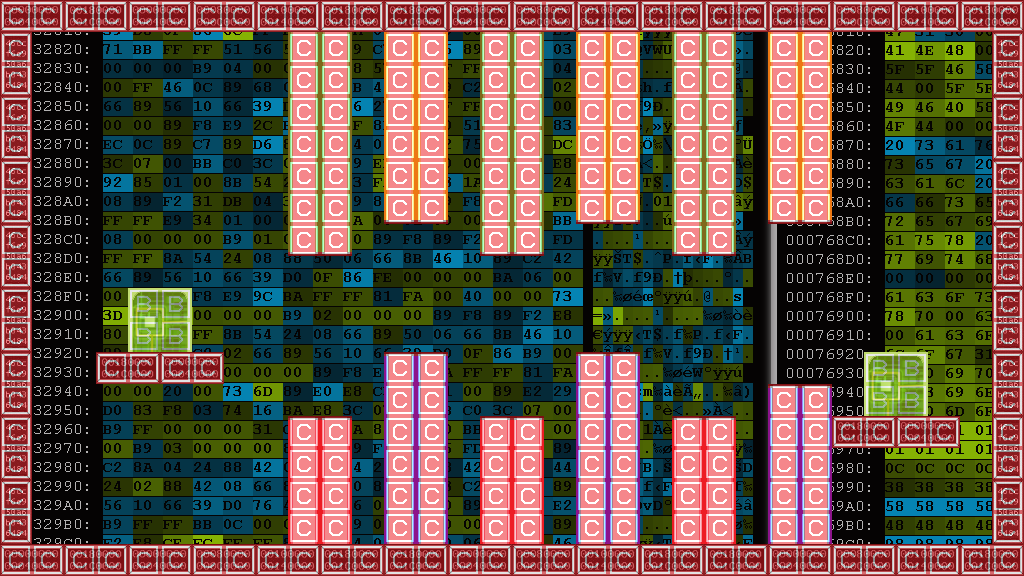

Rendered tile map (Tiled .tmx) drawn with the repository's tilesets; below, a short description and the full map source, tile grids included:
An orthogonal 32x18 tile map with 32x32 px tiles, 4 tile layers (parallax, back, front, collision), 2 tilesets and 2 objects.

<map version="1.0" orientation="orthogonal" renderorder="right-down" width="32" height="18" tilewidth="32" tileheight="32" nextobjectid="6">
 <tileset firstgid="1" name="tilesetCollision" tilewidth="32" tileheight="32" tilecount="6">
  <image source="../bitmaps/tilesetCollision.png" width="192" height="32" />
 </tileset>
 <tileset firstgid="7" name="tileset" tilewidth="32" tileheight="32" tilecount="2528">
  <image source="../bitmaps/tileset.png" width="1024" height="2528" />
 </tileset>
 <layer name="parallax" width="32" height="18">
  <data encoding="csv">
1415,1416,1417,1418,1419,1420,1421,1422,1423,1424,1425,1426,1427,1428,1429,1430,1431,1432,1433,1434,1435,1436,1437,1438,1439,1440,1441,1442,1443,1444,1445,1446,
1447,1448,1449,1450,1451,1452,1453,1454,1455,1456,1457,1458,1459,1460,1461,1462,1463,1464,1465,1466,1467,1468,1469,1470,1471,1472,1473,1474,1475,1476,1477,1478,
1479,1480,1481,1482,1483,1484,1485,1486,1487,1488,1489,1490,1491,1492,1493,1494,1495,1496,1497,1498,1499,1500,1501,1502,1503,1504,1505,1506,1507,1508,1509,1510,
1511,1512,1513,1514,1515,1516,1517,1518,1519,1520,1521,1522,1523,1524,1525,1526,1527,1528,1529,1530,1531,1532,1533,1534,1535,1536,1537,1538,1539,1540,1541,1542,
1543,1544,1545,1546,1547,1548,1549,1550,1551,1552,1553,1554,1555,1556,1557,1558,1559,1560,1561,1562,1563,1564,1565,1566,1567,1568,1569,1570,1571,1572,1573,1574,
1575,1576,1577,1578,1579,1580,1581,1582,1583,1584,1585,1586,1587,1588,1589,1590,1591,1592,1593,1594,1595,1596,1597,1598,1599,1600,1601,1602,1603,1604,1605,1606,
1607,1608,1609,1610,1611,1612,1613,1614,1615,1616,1617,1618,1619,1620,1621,1622,1623,1624,1625,1626,1627,1628,1629,1630,1631,1632,1633,1634,1635,1636,1637,1638,
1639,1640,1641,1642,1643,1644,1645,1646,1647,1648,1649,1650,1651,1652,1653,1654,1655,1656,1657,1658,1659,1660,1661,1662,1663,1664,1665,1666,1667,1668,1669,1670,
1671,1672,1673,1674,1675,1676,1677,1678,1679,1680,1681,1682,1683,1684,1685,1686,1687,1688,1689,1690,1691,1692,1693,1694,1695,1696,1697,1698,1699,1700,1701,1702,
1703,1704,1705,1706,1707,1708,1709,1710,1711,1712,1713,1714,1715,1716,1717,1718,1719,1720,1721,1722,1723,1724,1725,1726,1727,1728,1729,1730,1731,1732,1733,1734,
1735,1736,1737,1738,1739,1740,1741,1742,1743,1744,1745,1746,1747,1748,1749,1750,1751,1752,1753,1754,1755,1756,1757,1758,1759,1760,1761,1762,1763,1764,1765,1766,
1767,1768,1769,1770,1771,1772,1773,1774,1775,1776,1777,1778,1779,1780,1781,1782,1783,1784,1785,1786,1787,1788,1789,1790,1791,1792,1793,1794,1795,1796,1797,1798,
1799,1800,1801,1802,1803,1804,1805,1806,1807,1808,1809,1810,1811,1812,1813,1814,1815,1816,1817,1818,1819,1820,1821,1822,1823,1824,1825,1826,1827,1828,1829,1830,
1831,1832,1833,1834,1835,1836,1837,1838,1839,1840,1841,1842,1843,1844,1845,1846,1847,1848,1849,1850,1851,1852,1853,1854,1855,1856,1857,1858,1859,1860,1861,1862,
1863,1864,1865,1866,1867,1868,1869,1870,1871,1872,1873,1874,1875,1876,1877,1878,1879,1880,1881,1882,1883,1884,1885,1886,1887,1888,1889,1890,1891,1892,1893,1894,
1895,1896,1897,1898,1899,1900,1901,1902,1903,1904,1905,1906,1907,1908,1909,1910,1911,1912,1913,1914,1915,1916,1917,1918,1919,1920,1921,1922,1923,1924,1925,1926,
1927,1928,1929,1930,1931,1932,1933,1934,1935,1936,1937,1938,1939,1940,1941,1942,1943,1944,1945,1946,1947,1948,1949,1950,1951,1952,1953,1954,1955,1956,1957,1958,
1959,1960,1961,1962,1963,1964,1965,1966,1967,1968,1969,1970,1971,1972,1973,1974,1975,1976,1977,1978,1979,1980,1981,1982,1983,1984,1985,1986,1987,1988,1989,1990
</data>
 </layer>
 <layer name="back" width="32" height="18">
  <data encoding="csv">
0,0,0,0,0,0,0,0,0,0,0,0,0,0,0,0,0,0,0,0,0,0,0,0,0,0,0,0,0,0,0,0,
0,0,0,0,0,0,0,0,0,0,0,0,0,0,0,0,0,0,0,0,0,0,0,0,0,0,0,0,0,0,0,0,
0,0,0,0,0,0,0,0,0,0,0,0,0,0,0,0,0,0,0,0,0,0,0,0,0,0,0,0,0,0,0,0,
0,0,0,0,0,0,0,0,0,0,0,0,0,0,0,0,0,0,0,0,0,0,0,0,0,0,0,0,0,0,0,0,
0,0,0,0,0,0,0,0,0,0,0,0,0,0,0,0,0,0,0,0,0,0,0,0,0,0,0,0,0,0,0,0,
0,0,0,0,0,0,0,0,0,0,0,0,0,0,0,0,0,0,0,0,0,0,0,0,0,0,0,0,0,0,0,0,
0,0,0,0,0,0,0,0,0,0,0,0,0,0,0,0,0,0,0,0,0,0,0,0,0,0,0,0,0,0,0,0,
0,0,0,0,0,0,0,0,0,0,0,0,0,0,0,0,0,0,0,0,0,0,0,0,0,0,0,0,0,0,0,0,
0,0,0,0,0,0,0,0,0,0,0,0,0,0,0,0,0,0,0,0,0,0,0,0,0,0,0,0,0,0,0,0,
0,0,0,0,111,112,0,0,0,0,0,0,0,0,0,0,0,0,0,0,0,0,0,0,0,0,0,0,0,0,0,0,
0,0,0,0,143,144,0,0,0,0,0,0,0,0,0,0,0,0,0,0,0,0,0,0,0,0,0,0,0,0,0,0,
0,0,0,0,0,0,0,0,0,0,0,0,0,0,0,0,0,0,0,0,0,0,0,0,0,0,0,111,112,0,0,0,
0,0,0,0,0,0,0,0,0,0,0,0,0,0,0,0,0,0,0,0,0,0,0,0,0,0,0,143,144,0,0,0,
0,0,0,0,0,0,0,0,0,0,0,0,0,0,0,0,0,0,0,0,0,0,0,0,0,0,0,0,0,0,0,0,
0,0,0,0,0,0,0,0,0,0,0,0,0,0,0,0,0,0,0,0,0,0,0,0,0,0,0,0,0,0,0,0,
0,0,0,0,0,0,0,0,0,0,0,0,0,0,0,0,0,0,0,0,0,0,0,0,0,0,0,0,0,0,0,0,
0,0,0,0,0,0,0,0,0,0,0,0,0,0,0,0,0,0,0,0,0,0,0,0,0,0,0,0,0,0,0,0,
0,0,0,0,0,0,0,0,0,0,0,0,0,0,0,0,0,0,0,0,0,0,0,0,0,0,0,0,0,0,0,0
</data>
 </layer>
 <layer name="front" width="32" height="18">
  <data encoding="csv">
13,14,11,12,13,14,15,16,17,18,19,20,11,12,13,14,15,16,17,18,19,20,11,12,13,14,15,16,17,18,19,20,
75,0,0,0,0,0,0,0,0,174,174,0,207,207,0,174,174,0,207,207,0,174,174,0,207,207,0,0,0,0,0,75,
107,0,0,0,0,0,0,0,0,174,174,0,207,207,0,174,174,0,207,207,0,174,174,0,207,207,0,0,0,0,0,107,
75,0,0,0,0,0,0,0,0,174,174,0,207,207,0,174,174,0,207,207,0,174,174,0,207,207,0,0,0,0,0,75,
107,0,0,0,0,0,0,0,0,174,174,0,207,207,0,174,174,0,207,207,0,174,174,0,207,207,0,0,0,0,0,107,
75,0,0,0,0,0,0,0,0,174,174,0,207,207,0,174,174,0,207,207,0,174,174,0,207,207,0,0,0,0,0,75,
107,0,0,0,0,0,0,0,0,174,174,0,206,206,0,174,174,0,206,206,0,174,174,0,206,206,0,0,0,0,0,107,
75,0,0,0,0,0,0,0,0,173,173,0,0,0,0,173,173,0,0,0,0,173,173,0,0,0,0,0,0,0,0,75,
107,0,0,0,0,0,0,0,0,0,0,0,0,0,0,0,0,0,0,0,0,0,0,0,0,0,0,0,0,0,0,107,
75,0,0,0,0,0,0,0,0,0,0,0,0,0,0,0,0,0,0,0,0,0,0,0,0,0,0,0,0,0,0,75,
107,0,0,0,0,0,0,0,0,0,0,0,0,0,0,0,0,0,0,0,0,0,0,0,0,0,0,0,0,0,0,107,
75,0,0,11,12,13,14,0,0,0,0,0,169,169,0,0,0,0,169,169,0,0,0,0,0,0,0,0,0,0,0,75,
107,0,0,0,0,0,0,0,0,0,0,0,168,168,0,0,0,0,168,168,0,0,0,0,169,169,0,0,0,0,0,107,
75,0,0,0,0,0,0,0,0,201,201,0,168,168,0,201,201,0,168,168,0,201,201,0,168,168,11,12,13,14,0,75,
107,0,0,0,0,0,0,0,0,234,234,0,168,168,0,234,234,0,168,168,0,234,234,0,168,168,0,0,0,0,0,107,
75,0,0,0,0,0,0,0,0,234,234,0,168,168,0,234,234,0,168,168,0,234,234,0,168,168,0,0,0,0,0,75,
107,0,0,0,0,0,0,0,0,234,234,0,168,168,0,234,234,0,168,168,0,234,234,0,168,168,0,0,0,0,0,107,
13,14,11,12,13,14,15,16,17,18,19,20,11,12,13,14,15,16,17,18,19,20,11,12,13,14,15,16,17,18,19,20
</data>
 </layer>
 <layer name="collision" width="32" height="18" opacity="0.53">
  <data encoding="csv">
1,1,1,1,1,1,1,1,1,1,1,1,1,1,1,1,1,1,1,1,1,1,1,1,1,1,1,1,1,1,1,1,
1,0,0,0,0,0,0,0,0,1,1,0,1,1,0,1,1,0,1,1,0,1,1,0,1,1,0,0,0,0,0,1,
1,0,0,0,0,0,0,0,0,1,1,0,1,1,0,1,1,0,1,1,0,1,1,0,1,1,0,0,0,0,0,1,
1,0,0,0,0,0,0,0,0,1,1,0,1,1,0,1,1,0,1,1,0,1,1,0,1,1,0,0,0,0,0,1,
1,0,0,0,0,0,0,0,0,1,1,0,1,1,0,1,1,0,1,1,0,1,1,0,1,1,0,0,0,0,0,1,
1,0,0,0,0,0,0,0,0,1,1,0,1,1,0,1,1,0,1,1,0,1,1,0,1,1,0,0,0,0,0,1,
1,0,0,0,0,0,0,0,0,1,1,0,1,1,0,1,1,0,1,1,0,1,1,0,1,1,0,0,0,0,0,1,
1,0,0,0,0,0,0,0,0,1,1,0,0,0,0,1,1,0,0,0,0,1,1,0,0,0,0,0,0,0,0,1,
1,0,0,0,0,0,0,0,0,0,0,0,0,0,0,0,0,0,0,0,0,0,0,0,0,0,0,0,0,0,0,1,
1,0,0,0,2,2,0,0,0,0,0,0,0,0,0,0,0,0,0,0,0,0,0,0,0,0,0,0,0,0,0,1,
1,0,0,0,2,2,0,0,0,0,0,0,0,0,0,0,0,0,0,0,0,0,0,0,0,0,0,0,0,0,0,1,
1,0,0,1,1,1,1,0,0,0,0,0,1,1,0,0,0,0,1,1,0,0,0,0,0,0,0,2,2,0,0,1,
1,0,0,0,0,0,0,0,0,0,0,0,1,1,0,0,0,0,1,1,0,0,0,0,1,1,0,2,2,0,0,1,
1,0,0,0,0,0,0,0,0,1,1,0,1,1,0,1,1,0,1,1,0,1,1,0,1,1,1,1,1,1,0,1,
1,0,0,0,0,0,0,0,0,1,1,0,1,1,0,1,1,0,1,1,0,1,1,0,1,1,0,0,0,0,0,1,
1,0,0,0,0,0,0,0,0,1,1,0,1,1,0,1,1,0,1,1,0,1,1,0,1,1,0,0,0,0,0,1,
1,0,0,0,0,0,0,0,0,1,1,0,1,1,0,1,1,0,1,1,0,1,1,0,1,1,0,0,0,0,0,1,
1,1,1,1,1,1,1,1,1,1,1,1,1,1,1,1,1,1,1,1,1,1,1,1,1,1,1,1,1,1,1,1
</data>
 </layer>
 <objectgroup name="wires">
  <object id="4" x="896" y="416">
   <polyline points="0,0 0,64 128,64" />
  </object>
  <object id="5" x="128" y="320">
   <polyline points="0,0 -128,0" />
  </object>
 </objectgroup>
</map>
